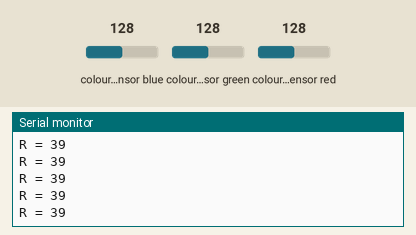
This sketch was run on a simulated Arduino Uno, built with avr-gcc and run on an emulated ATmega328P. On the bench: the last lines printed to the serial monitor. Wiring (inferred from the names in the program): TCS3200 colour sensor: output pin 2; S2 pin 5; S3 pin 6; S0 pin 3; S1 pin 4. The inputs (shaded band) are chosen by the test bench; at power-on: colour sensor red 128, colour sensor blue 128, colour sensor green 128.

Above: at 1.2 s.
1.3 s: colour sensor red set to 5
At 1.31 s:
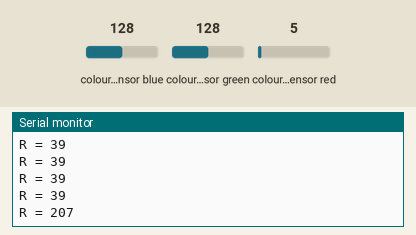
2.8 s: colour sensor red set to 64
At 2.82 s:
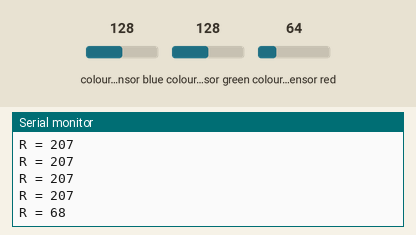
Timing chart, 0 to 5.8 s (numbered marks = the images above; inputs shaded):
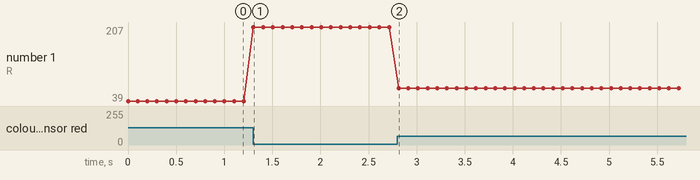

Measured:
- after the input at 1.3 s, the serial monitor: prints a new line at once (image 1)
- after the input at 2.8 s, the serial monitor: prints a new line at once (image 2)
- plotted number 1: 39 → 207 after the input at 1.3 s, 207 → 68 after the input at 2.8 s

The sketch:

light_detection_working.ino
```cpp
/*********
  Rui Santos
  Complete project details at http://randomnerdtutorials.com
*********/

// TCS230 or TCS3200 pins wiring to Arduino
#define S0 3
#define S1 4
#define S2 5
#define S3 6
#define sensorOut 2

// Stores frequency read by the photodiodes
int redFrequency = 0;

int redThreshold = 12;

void setup() {
  // Setting the outputs
  pinMode(S0, OUTPUT);
  pinMode(S1, OUTPUT);
  pinMode(S2, OUTPUT);
  pinMode(S3, OUTPUT);

  // Setting the sensorOut as an input
  pinMode(sensorOut, INPUT);

  // Setting frequency scaling to 20%
  digitalWrite(S0,HIGH);
  digitalWrite(S1,HIGH);

   // Begins serial communication
  Serial.begin(9600);
}
void loop() {
  // Setting RED (R) filtered photodiodes to be read
  digitalWrite(S2,LOW);
  digitalWrite(S3,LOW);

  // Reading the output frequency
  redFrequency = pulseIn(sensorOut, LOW);

   // Printing the RED (R) value
  Serial.print("R = ");
  Serial.println(redFrequency);
  delay(100);

if(redFrequency < redThreshold){
  //Serial.println("Red detected");
}
}
```
